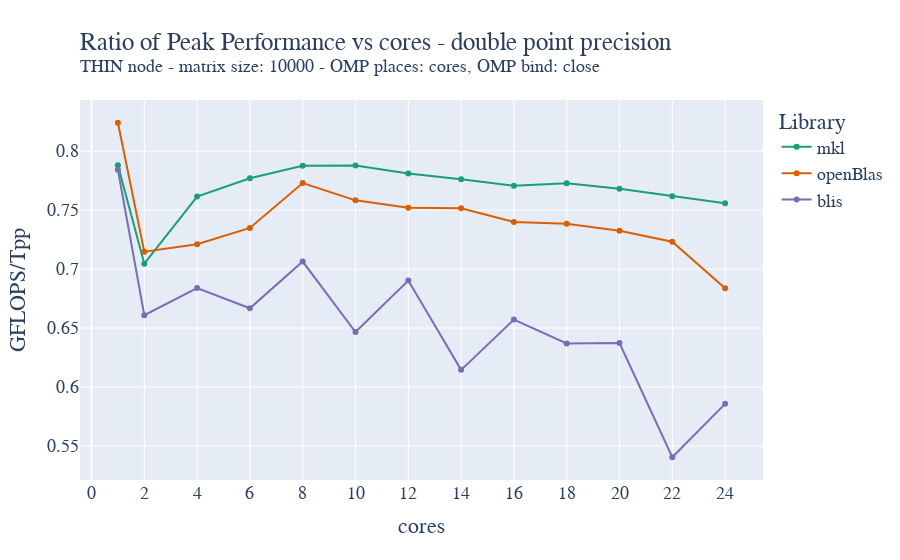

Write notebook code for a chart like this one.
### Code cell
fig = go.Figure()

fig.add_trace(go.Scatter(x=mkl_double_avg["cores"]["mean"], y=mkl_double_avg["gflops"]["mean"]/T_peak_double, name='mkl',))
fig.add_trace(go.Scatter(x=oblas_double_avg["cores"]["mean"], y=oblas_double_avg["gflops"]["mean"]/T_peak_double, name='openBlas',))
fig.add_trace(go.Scatter(x=blis_double_avg["cores"]["mean"], y=blis_double_avg["gflops"]["mean"]/T_peak_double, name='blis',))

fig.update_layout(
    title=go.layout.Title(
        text="Ratio of Peak Performance vs cores - double point precision<br><sup>THIN node - matrix size: 10000 - OMP places: cores, OMP bind: close</sup>",
        xref="paper",
        x=0,
    ),
    xaxis_title="cores",
    xaxis = dict(
        tickmode = 'linear',
        tick0 = '0',
        dtick = '2'
    ),
    yaxis_title="GFLOPS/Tpp",
    legend_title="Library",
    font=dict(
        family="Courier New, monospace",
        size=18,
    ),
    colorway=["#1b9e77","#d95f02", "#7570b3"]
)
fig.show()
fig.write_image("/home/andres/hpc/Foundations_of_HPC_2022/Assignment/my_assignment/report/images/fixed_size_thin_double_gflops_close_ratio.pdf", height=500, width=1000)

### Figure 1 — Plotly figure (JSON) as saved in the notebook; plotly's stock layout.template omitted (floating-point values rounded to 4 significant figures)
{"data": [{"name": "mkl", "type": "scatter", "x": [1, 2, 4, 6, 8, 10, 12, 14, 16, 18, 20, 22, 24], "y": [0.788, 0.7046, 0.7615, 0.7771, 0.7877, 0.7879, 0.7811, 0.7763, 0.7706, 0.7727, 0.7681, 0.7618, 0.7559]}, {"name": "openBlas", "type": "scatter", "x": [1, 2, 4, 6, 8, 10, 12, 14, 16, 18, 20, 22, 24], "y": [0.8241, 0.7147, 0.7211, 0.7349, 0.773, 0.7583, 0.7521, 0.7516, 0.7399, 0.7385, 0.7324, 0.7232, 0.6839]}, {"name": "blis", "type": "scatter", "x": [1, 2, 4, 6, 8, 10, 12, 14, 16, 18, 20, 22, 24], "y": [0.7843, 0.661, 0.6839, 0.6668, 0.7064, 0.6466, 0.6903, 0.6146, 0.6572, 0.637, 0.6373, 0.5405, 0.5858]}], "layout": {"colorway": ["#1b9e77", "#d95f02", "#7570b3"], "font": {"family": "Courier New, monospace", "size": 18}, "legend": {"title": {"text": "Library"}}, "title": {"text": "Ratio of Peak Performance vs cores - double point precision<br><sup>THIN node - matrix size: 10000 - OMP places: cores, OMP bind: close</sup>", "x": 0, "xref": "paper"}, "xaxis": {"dtick": "2", "tick0": "0", "tickmode": "linear", "title": {"text": "cores"}}, "yaxis": {"title": {"text": "GFLOPS/Tpp"}}}}
